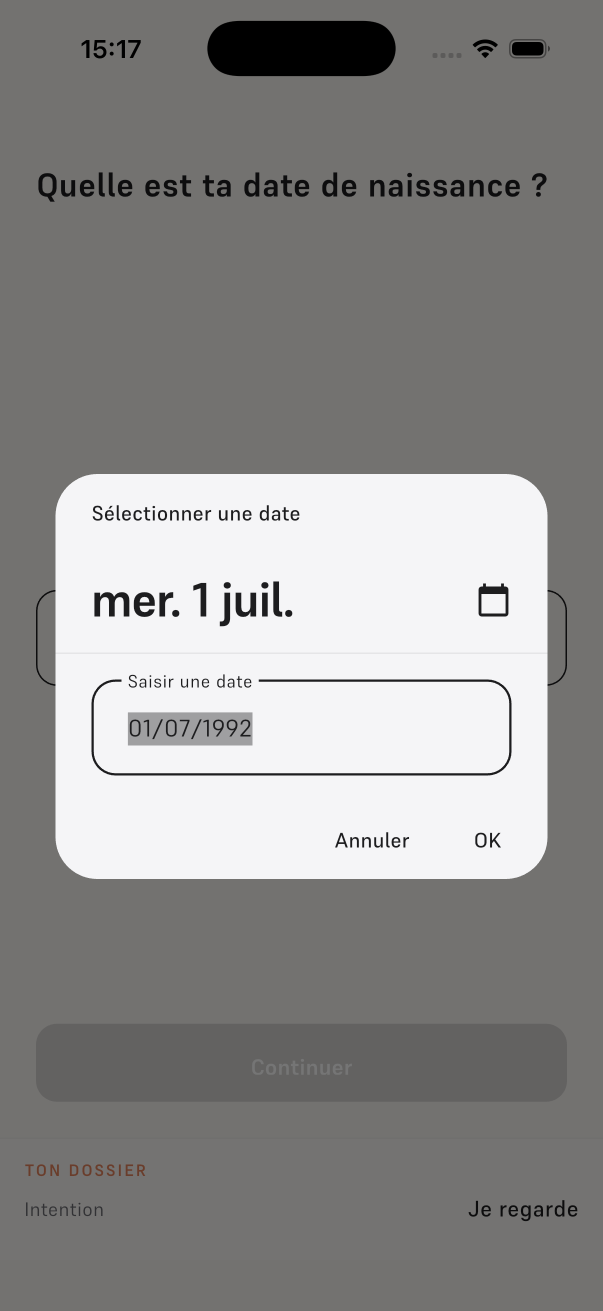
#> input picture .planning/_walker/grounded-coach-m1/closure/16-date-input.png, 1206 x 2622 px (shown at 1/2 size)
$ python image_diff.py --reference ../../.planning/_walker/grounded-coach-m1/closure/16-date-input.png --candidate ../../.planning/_walker/grounded-coach-m1/closure/03-anon-chat-open.png
#> lines starting #> are read from the running program, lines starting #| are printed output that depends on the picture; after the words box and inside, x2 and y2 are one past the last pixel; in counts of white or black regions, pixels touching at a corner belong together
#!/usr/bin/env python3
"""image_diff.py — Phase 74 walker image diffing.

Compares two PNG screenshots inside an optional hero bounding box and
returns a structured pass/fail dict. Locked decisions (PANEL-VERDICT.md
sec.2) :

  - Pillow + scikit-image SSIM (numpy abs-diff fallback if scikit-image
    is unavailable).
  - SSIM threshold >= 0.96 inside hero bbox = pass.
  - Outputs a 3-panel composite diff PNG (ref | candidate | red overlay)
    plus a result.json keyed off the candidate filename.

CLI usage (called by walker_premier_eclairage.sh) :

    python3 tools/simulator/image_diff.py \\
        --reference goldens/julien_swiss/01-landing.png \\
        --candidate run/julien_swiss/screenshots/01-landing.png \\
        --bbox-key 01-landing \\
        --bboxes tools/simulator/hero_bboxes.json \\
        --out-dir run/julien_swiss/diff

Programmatic usage :

    from image_diff import diff
    result = diff(reference_png, candidate_png,
                  hero_bbox={"x": 0, "y": 800, "w": 1179, "h": 1200},
                  threshold_pct=4.0)
    # -> {"diff_pct": 1.7, "passed": True, "diff_png": ".../diff.png", ...}
"""

from __future__ import annotations

import argparse
import json
import os
import sys
from typing import Optional

import numpy as np
from PIL import Image, ImageDraw, ImageFont

try:
    from skimage.metrics import structural_similarity as _ssim  # type: ignore
    _HAS_SSIM = True
except ImportError:  # pragma: no cover — fallback path covered by smoke test
    _HAS_SSIM = False

SSIM_PASS_THRESHOLD = 0.96
ABS_DIFF_TOLERANCE = 8  # per-channel value tolerance for numpy fallback


def _load_rgb(path: str) -> np.ndarray:
    """Load PNG as HxWx3 uint8 RGB array."""
    img = Image.open(path).convert("RGB")
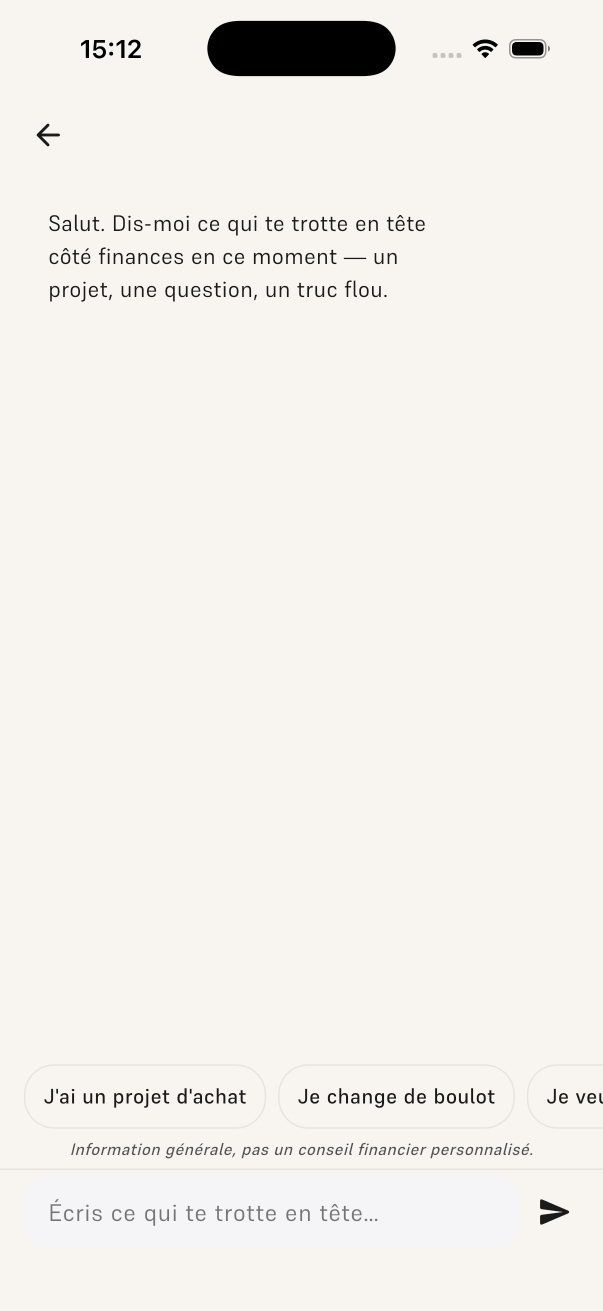
#> input picture .planning/_walker/grounded-coach-m1/closure/03-anon-chat-open.png, 1206 x 2622 px (shown at 1/2 size)
    return np.asarray(img, dtype=np.uint8)


def _crop(arr: np.ndarray, bbox: Optional[dict]) -> np.ndarray:
    """Crop array to bbox or return full array."""
    if bbox is None:
        return arr
    x = max(0, int(bbox.get("x", 0)))
    y = max(0, int(bbox.get("y", 0)))
    w = int(bbox.get("w", arr.shape[1] - x))
    h = int(bbox.get("h", arr.shape[0] - y))
    h_max, w_max = arr.shape[:2]
    x2 = min(w_max, x + w)
    y2 = min(h_max, y + h)
    return arr[y:y2, x:x2]


def _numpy_diff_pct(a: np.ndarray, b: np.ndarray, tolerance: int) -> float:
    """Fallback : percent of pixels with abs-diff > tolerance on any channel."""
#> called with tolerance = 8
    if a.shape != b.shape:
        return 100.0
    delta = np.abs(a.astype(np.int16) - b.astype(np.int16))
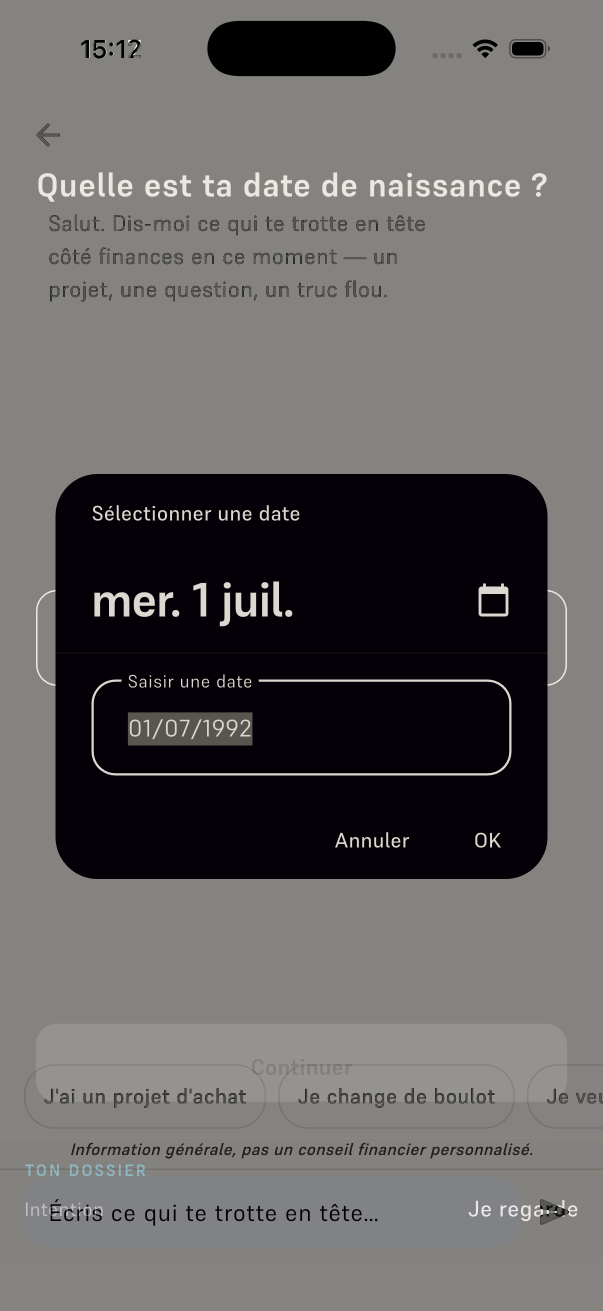
#> delta: shape (2622, 1206, 3) int16 (shown at 1/2 size); mean R, G, B 101.1, 99, 98.5
    differs = np.any(delta > tolerance, axis=-1)
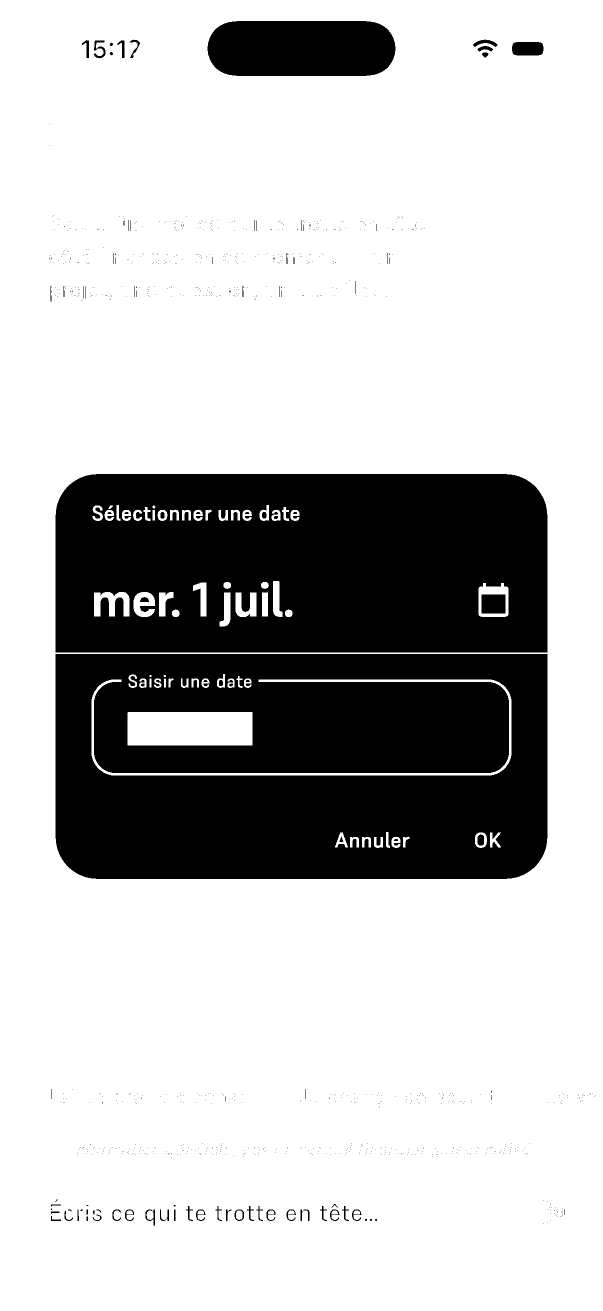
#> differs: shape (2622, 1206) bool (shown at 1/2 size); 75.1% white; 939 black regions (860 under 20 px), largest, box (x1, y1, x2, y2) and area: (111, 1308, 1095, 1758) 409479, (111, 948, 1095, 1305) 329399, (415, 42, 791, 152) 38556
    return 100.0 * float(differs.sum()) / float(differs.size)


def _ssim_score(a: np.ndarray, b: np.ndarray) -> float:
    """Compute SSIM on RGB. Uses scikit-image when available."""
    if a.shape != b.shape:
        return 0.0
    # channel_axis=2 (RGB last). data_range=255 for uint8.
    return float(
        _ssim(a, b, channel_axis=2, data_range=255)  # type: ignore[arg-type]
    )


# [39 lines left out: function _compose_three_panel, not called in this run]


def diff(
    reference_png: str,
    candidate_png: str,
    hero_bbox: Optional[dict] = None,
    threshold_pct: float = 4.0,
    out_dir: Optional[str] = None,
) -> dict:
    """Diff two PNGs inside hero_bbox. Returns structured result.

    Pass criterion :
        SSIM (when available) >= SSIM_PASS_THRESHOLD inside bbox
        OR fallback abs-diff pct <= threshold_pct.

    Returned dict :
        {
          "diff_pct":   <0..100>,         # always populated
          "ssim":       <0..1> or None,   # None if scikit-image missing
          "passed":     bool,
          "diff_png":   "<path>" or None, # written only if out_dir set
          "reference":  "<path>",
          "candidate":  "<path>",
        }
    """
    ref = _load_rgb(reference_png)
    cand = _load_rgb(candidate_png)
    ref_crop = _crop(ref, hero_bbox)
    cand_crop = _crop(cand, hero_bbox)

    diff_pct = _numpy_diff_pct(ref_crop, cand_crop, ABS_DIFF_TOLERANCE)
#> diff_pct = 75.07
    ssim_score: Optional[float] = None
    if _HAS_SSIM and ref_crop.size > 0 and cand_crop.size > 0:
        ssim_score = _ssim_score(ref_crop, cand_crop)
#> ssim_score = 0.75
        passed = ssim_score >= SSIM_PASS_THRESHOLD
#> passed = False
    else:
        passed = diff_pct <= threshold_pct

    diff_png_path: Optional[str] = None
    if out_dir is not None:
        cand_basename = os.path.splitext(os.path.basename(candidate_png))[0]
        diff_png_path = os.path.join(out_dir, f"{cand_basename}_diff.png")
        _compose_three_panel(ref, cand, hero_bbox, diff_png_path)

    return {
        "diff_pct": round(diff_pct, 3),
        "ssim": round(ssim_score, 4) if ssim_score is not None else None,
        "passed": bool(passed),
        "diff_png": diff_png_path,
        "reference": os.path.abspath(reference_png),
        "candidate": os.path.abspath(candidate_png),
        "bbox": hero_bbox,
        "ssim_threshold": SSIM_PASS_THRESHOLD,
        "diff_pct_threshold": threshold_pct,
    }


# ── CLI ────────────────────────────────────────────────────────────────


# [9 lines left out: function _bbox_from_key, not called in this run]


def main(argv: Optional[list[str]] = None) -> int:
    p = argparse.ArgumentParser(
        description="Phase 74 walker image diff (SSIM + bbox + 3-panel PNG)",
    )
    p.add_argument("--reference", required=True, help="reference PNG path")
    p.add_argument("--candidate", required=True, help="candidate PNG path")
    p.add_argument(
        "--bbox-key",
        default=None,
        help="hero bbox key (e.g. 01-landing) — looked up in --bboxes",
    )
    p.add_argument(
        "--bboxes",
        default=os.path.join(
            os.path.dirname(os.path.abspath(__file__)), "hero_bboxes.json"
        ),
        help="path to hero_bboxes.json",
    )
    p.add_argument(
        "--threshold-pct",
        type=float,
        default=4.0,
        help="fallback abs-diff threshold (used when scikit-image absent)",
    )
    p.add_argument(
        "--out-dir",
        default=None,
        help="if set, write diff.png + result.json under this directory",
    )
    args = p.parse_args(argv)

    bbox = None
    if args.bbox_key is not None:
        bbox = _bbox_from_key(args.bboxes, args.bbox_key)

    result = diff(
        reference_png=args.reference,
        candidate_png=args.candidate,
        hero_bbox=bbox,
        threshold_pct=args.threshold_pct,
        out_dir=args.out_dir,
    )
#> result = 9 items

    if args.out_dir is not None:
        os.makedirs(args.out_dir, exist_ok=True)
        cand_basename = os.path.splitext(os.path.basename(args.candidate))[0]
        result_path = os.path.join(args.out_dir, f"{cand_basename}_result.json")
        with open(result_path, "w", encoding="utf-8") as fh:
            json.dump(result, fh, indent=2, sort_keys=True)

    json.dump(result, sys.stdout, indent=2, sort_keys=True)
#| {
#|   "bbox": null,
#|   "candidate": ".planning/_walker/grounded-coach-m1/closure/03-anon-chat-open.png",
#|   "diff_pct": 75.073,
#|   "diff_pct_threshold": 4.0,
#|   "diff_png": null,
#|   "passed": false,
#|   "reference": ".planning/_walker/grounded-coach-m1/closure/16-date-input.png",
#|   "ssim": 0.7503,
#|   "ssim_threshold": 0.96
#| }
    sys.stdout.write("\n")
    return 0 if result["passed"] else 2


if __name__ == "__main__":
#> (the run stopped early here; a loop or call above may not have finished)
